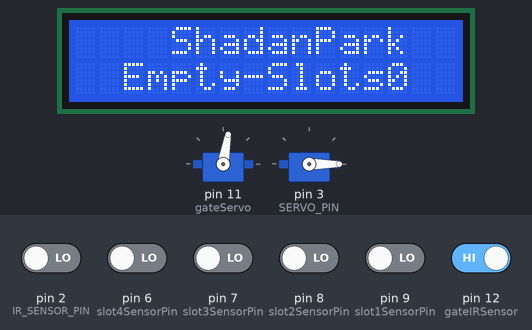
A sketch run on a simulated Arduino Uno, built with avr-gcc and run on an emulated ATmega328P. On the bench: 2 × servo, 16×2 character LCD. The test bench sets the inputs (shaded band); at power-on: pin 12 (gateIRSensor) HIGH, pin 2 (IR_SENSOR_PIN), pin 6 (slot4SensorPin), pin 7 (slot3SensorPin), pin 8 (slot2SensorPin), pin 9 (slot1SensorPin) LOW. What the sketch prints to the serial monitor is not drawn.

Above: at 1.2 s.
1.3 s: pin 2 (IR_SENSOR_PIN) driven HIGH
At 2.2 s:
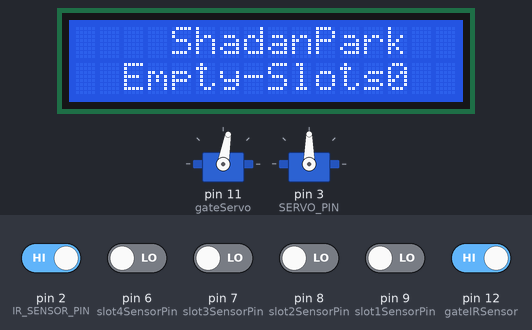
3.1 s: pin 6 (slot4SensorPin) driven HIGH
At 3.8 s:
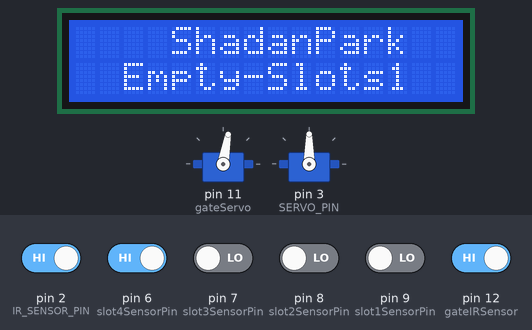
4.6 s: pin 12 (gateIRSensor) driven LOW
At 5.2 s:
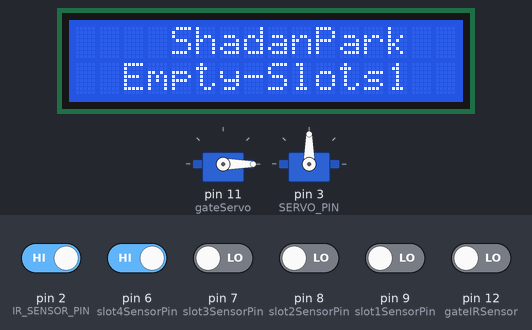
6.2 s: pin 12 (gateIRSensor) driven HIGH
9.3 s: pin 7 (slot3SensorPin) driven HIGH
At 11.3 s:
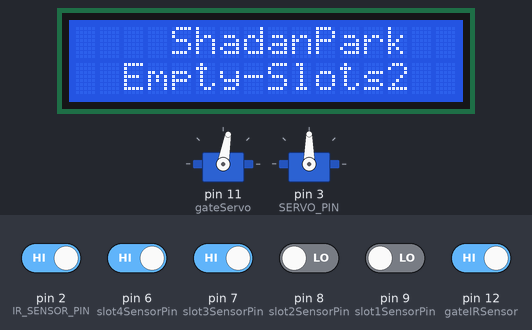
12.2 s: pin 8 (slot2SensorPin) driven HIGH
At 12.8 s:
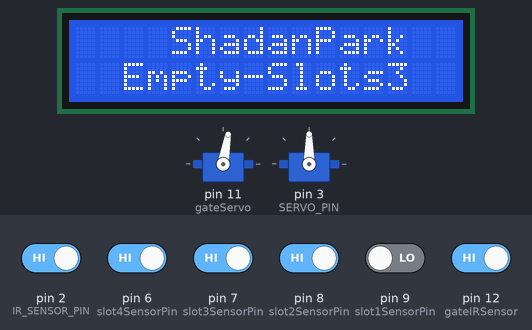
Timing chart, 0 to 14.7 s (numbered marks = the images above; inputs shaded):
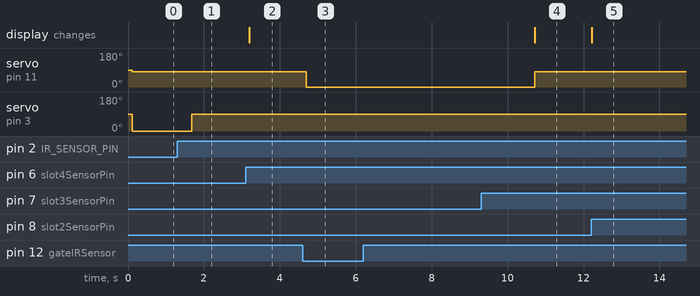

The sketch:

arduino_files.ino
```cpp
#include <Servo.h>
#include <LiquidCrystal_I2C.h>

Servo servoMotor;
Servo gateServo;       // Create a servo object to control the servo motor
const int gateIRSensor = 12; // IR sensor for gate
const int slot1SensorPin = 9;
const int slot2SensorPin = 8;
const int slot3SensorPin = 7;
const int slot4SensorPin = 6;
const int IR_SENSOR_PIN = 2;
const int SERVO_PIN = 3;

LiquidCrystal_I2C lcd(0x27, 16, 2);  // set the LCD address to 0x27 for a 16 chars and 2 line display

int totalSlots = 4;  // Total number of parking slots

// Array to store the state of each parking slot sensor
int slotSensorState[4] = {1, 1, 1, 1};  // Initial state: all slots empty

bool isGateOpening = false;  // Flag to prevent continuous gate opening

void setup() {
  Serial.begin(9600);
  pinMode(gateIRSensor, INPUT);
  pinMode(slot1SensorPin, INPUT);
  pinMode(slot2SensorPin, INPUT);
  pinMode(slot3SensorPin, INPUT);
  pinMode(slot4SensorPin, INPUT);
  gateServo.attach(11);  // Attach the servo to digital pin 11

  pinMode(IR_SENSOR_PIN, INPUT);
  pinMode(SERVO_PIN, OUTPUT);

  servoMotor.attach(SERVO_PIN);


  lcd.init();
  lcd.clear();
  lcd.backlight();      // Make sure the backlight is on

  // Print a message on both lines of the LCD.
  lcd.setCursor(4, 0);   // Set cursor to character 2 on line 0
  lcd.print("ShadanPark ");

  lcd.setCursor(2, 1);   // Move cursor to character 2 on line 1
  lcd.print("Empty-Slots: ");

  // Print the initial number of empty slots
  lcd.print(totalSlots);
}

void loop() {
  int gateSensorValue = digitalRead(gateIRSensor);
  int slot1Value = digitalRead(slot1SensorPin);
  int slot2Value = digitalRead(slot2SensorPin);
  int slot3Value = digitalRead(slot3SensorPin);
  int slot4Value = digitalRead(slot4SensorPin);

  // Check for changes in the state of each slot sensor
  checkSlotState(0, slot1Value);
  checkSlotState(1, slot2Value);
  checkSlotState(2, slot3Value);
  checkSlotState(3, slot4Value);

  if (!isGateOpening && (totalSlots > 0) && (slotSensorState[0] == 1 || slotSensorState[1] == 1 || slotSensorState[2] == 1 || slotSensorState[3] == 1) && gateSensorValue == 0) {
    // Gate should be open if an object is detected and there is an available parking slot
    controlGate();
    Serial.println("Gate Opened!");
  } else {
    // Gate should be closed
    gateServo.write(80);  // Adjust the angle as needed to close the gate
    Serial.println("Gate Closed!");
  }

  if (digitalRead(IR_SENSOR_PIN) == HIGH) {
    // If IR sensor detects an object
    servoMotor.write(90);  // Rotate servo to 90 degrees (or your desired position)
    delay(1000);           // Wait for 1 second (adjust as needed)
  } else {
    servoMotor.write(0);   // Rotate servo to initial position (or any other position)
  }

  // Print parking slot status
  printSlotStatus("Slot 1", slotSensorState[0]);
  printSlotStatus("Slot 2", slotSensorState[1]);
  printSlotStatus("Slot 3", slotSensorState[2]);
  printSlotStatus("Slot 4", slotSensorState[3]);

  delay(500);  // Delay between readings
}

void controlGate() {
  isGateOpening = true;  // Set the flag to indicate gate opening
  // Open the gate
  gateServo.write(0);  // Adjust the angle as needed to open the gate

  // Check for objects while opening the gate
  while (digitalRead(gateIRSensor) == 0 ) {
    // Continue opening the gate until an object is detected
    delay(50);  // Adjust the delay based on your needs
  }

  // Close the gate
  gateServo.write(0);  // Adjust the angle as needed to close the gate
  delay(3000);  // Add a delay before the next check (adjust as needed)
  isGateOpening = false;  // Reset the flag after gate is closed
}

void printSlotStatus(const char* slotName, int sensorValue) {
  if (sensorValue == 0) {
    Serial.print(slotName);
    Serial.println(": Occupied");
  } else {
    Serial.print(slotName);
    Serial.println(": Empty");
  }
}

void checkSlotState(int slotIndex, int sensorValue) {
  // Check if the sensor state has changed
  if (sensorValue != slotSensorState[slotIndex]) {
    // Update the sensor state
    slotSensorState[slotIndex] = sensorValue;

    // Update the totalSlots based on sensor state
    if (sensorValue == 0) {
      // Car parked, reduce totalSlots
      totalSlots--;
      if (totalSlots < 0) {
        totalSlots = 0;  // Ensure totalSlots doesn't go below 0
      }
      updateLCD();
    } else {
      // Car removed, increase totalSlots
      totalSlots++;
      if (totalSlots > 4) {
        totalSlots = 4;  // Ensure totalSlots doesn't exceed 4
      }
      updateLCD();
    }
  }
}

void updateLCD() {
  // Update the LCD with the current number of empty slots
  lcd.setCursor(13, 1);
  lcd.print("    ");  // Clear the previous number
  lcd.setCursor(13, 1);
  lcd.print(totalSlots);
}
```

Measured:
- after the input at 1.3 s, servo on pin 3 (SERVO_PIN): 0° → 90° after 0.38 s
- after the input at 3.1 s, the display: changes after 0.10 s (image 2)
- after the input at 4.6 s, servo on pin 11 (gateServo): 80° → 0° after 0.10 s
- after the input at 6.2 s, every drawn part: stays the same
- after the input at 9.3 s, the display: changes after 1.4 s (image 4)
- after the input at 12.2 s, the display: changes at once (image 5)
